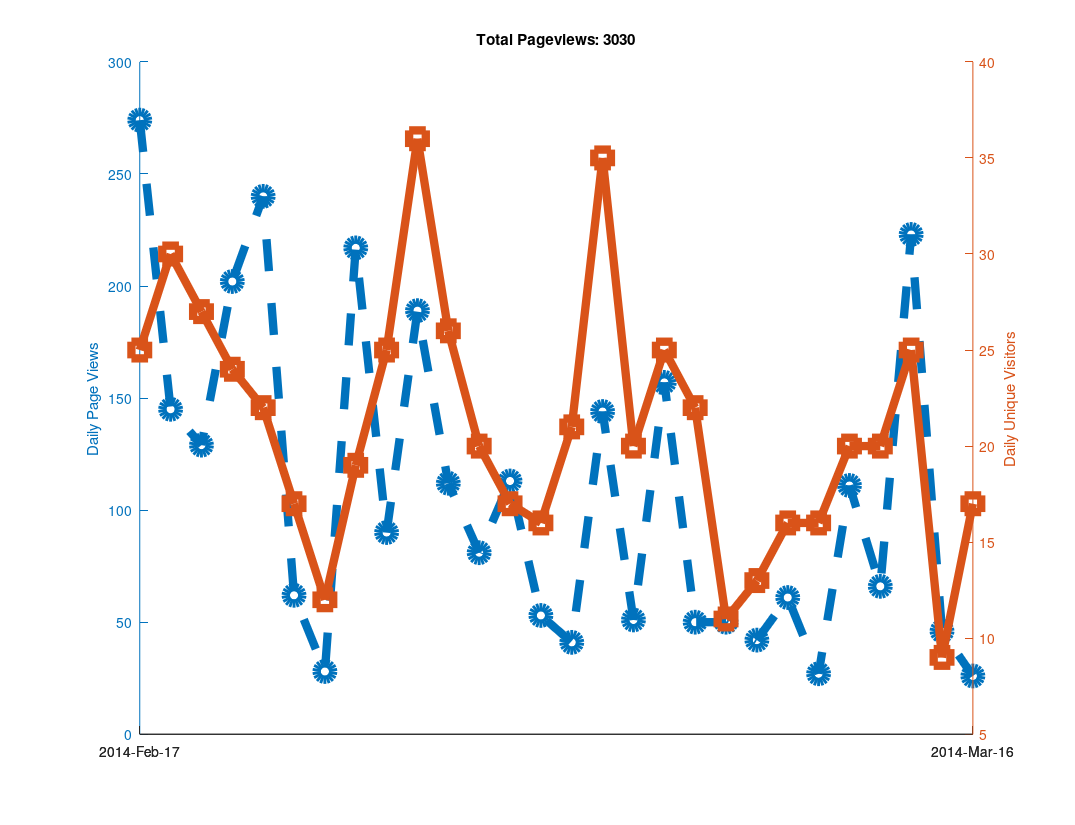

MATLAB code to generate this figure:
clear all
clf
hold on

% Github has a "traffic" page now, but it doesn't seem like you can
% put in an arbitrary date range?  When I looked at it, it showed the
% numbers of unique visitors and views for the last two weeks only...
% So as long as I check back at least once every two weeks I can keep
% a record of it?  Great...

% https://github.com/libMesh/libmesh/graphs/traffic

% Date, Views, Unique Visitors
data = {
    '2014-Feb-17', 274, 25
    '2014-Feb-18', 145, 30
    '2014-Feb-19', 129, 27
    '2014-Feb-20', 202, 24
    '2014-Feb-21', 240, 22
    '2014-Feb-22', 62,  17
    '2014-Feb-23', 28,  12
    '2014-Feb-24', 217, 19
    '2014-Feb-25', 90,  25
    '2014-Feb-26', 189, 36
    '2014-Feb-27', 112, 26
    '2014-Feb-28', 81,  20
    '2014-Mar-01', 113, 17
    '2014-Mar-02', 53,  16
    '2014-Mar-03', 41,  21
    '2014-Mar-04', 144, 35
    '2014-Mar-05', 51,  20
    '2014-Mar-06', 157, 25
    '2014-Mar-07', 50,  22
    '2014-Mar-08', 50,  11
    '2014-Mar-09', 42,  13
    '2014-Mar-10', 61,  16
    '2014-Mar-11', 27,  16
    '2014-Mar-12', 111, 20
    '2014-Mar-13', 66,  20
    '2014-Mar-14', 223, 25
    '2014-Mar-15', 46,   9
    '2014-Mar-16', 26,  17
    };

% length works like you would expect it to for cell arrays.
N=length(data);

% Can't plot string data automatically?
x=linspace(1,N,N);

% Note the extra square brackets!  This seems to be required (at least
% in Octave) to catch the output of data{:,2} as an array.
views = [data{:,2}];
visitors = [data{:,3}];

% Only way to set linestyles with plotyy is after the fact, apparently.
% plotyy returns the axis handle first, followed by the two plot handles.
[haxis, h1, h2] = plotyy(x, views, x, visitors);

% Label the axes
ylabel (haxis(1), 'Daily Page Views');
ylabel (haxis(2), 'Daily Unique Visitors');

% Totaling unique visitors doesn't really mean much...
title (['Total Pageviews: ', num2str(sum(views))]);

% Make thick lines - this looks better in PDF
set([h1, h2], 'linewidth', 6);

% Turn on markers
set(h1, 'marker', 'o');
set(h2, 'marker', 's');

% Use bigger markers
set([h1, h2], 'markersize', 12);

% Make dashed line?  Aquaterm doesn't seem to properly display this, but it
% does work in the PDF!
set(h1, 'linestyle', '--');

% Set the xticks and labels so that it shows dates instead of numbers.
xticksat = [1 N];
set(haxis, 'xtick', xticksat);

for i=1:length(xticksat)
  xtlabels{i} = data{xticksat(i), 1};
end
set(haxis, 'xticklabel', xtlabels);

% Print to PDF
set (gcf, "paperposition", [0.25, 0.25, 10.75, 8.25]);
set (gcf, "papersize", [11, 8.5]);
set (gcf, "paperorientation", 'landscape');

% Make a PDF of this plot.
print('-dpdf', 'github_traffic.pdf', '-FHelvetica:20');
